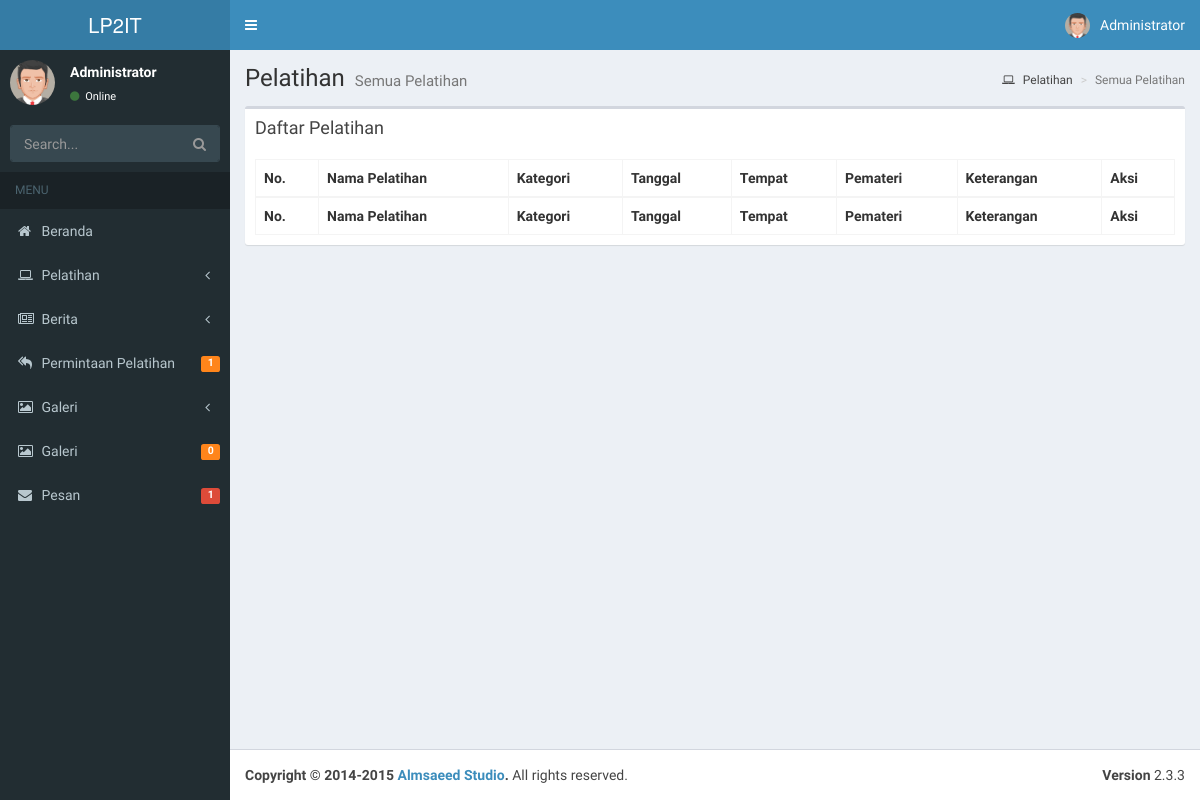
The app's page /index.php/admin/trainingAll, older data.
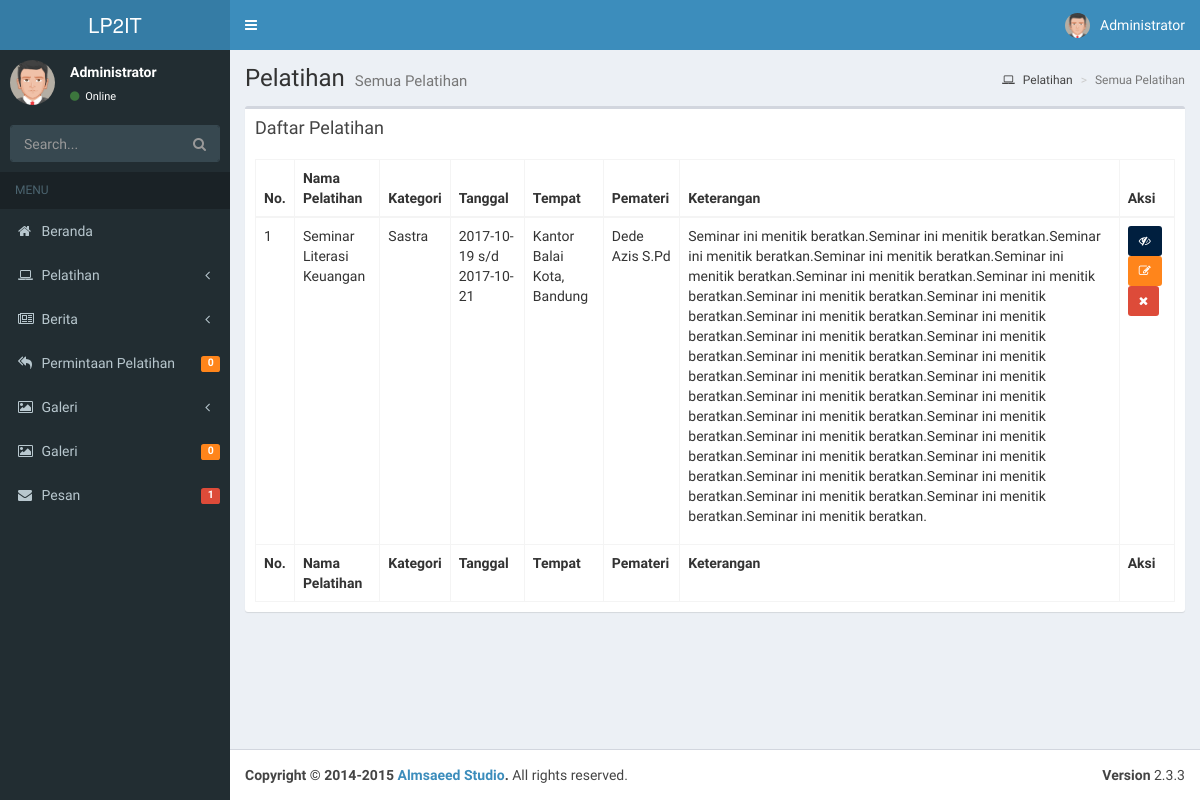
The same page, newer data.
### tables this page shows
CREATE TABLE `tb_pelatihan` (
  `id` int(11) NOT NULL,
  `nama` varchar(255) NOT NULL,
  `kategori` varchar(255) NOT NULL,
  `tempat` varchar(255) NOT NULL,
  `pemateri` varchar(255) NOT NULL,
  `start` date NOT NULL,
  `end` date NOT NULL,
  `path` varchar(255) NOT NULL,
  `stats` tinyint(1) NOT NULL DEFAULT '0',
  `keterangan` text NOT NULL
);

### application/controllers/Admin.php (called while the page is built, shortened)
<?php
class Admin extends CI_Controller {
	private $head;
	public function __construct(){
		$this->head['pelatihan'] = $this->ModelPelatihan->selectAll()->num_rows();
		$this->head['galeri'] = $this->ModelGaleri->selectAll()->num_rows();
		$this->head['berita'] = $this->ModelNews->selectAll()->num_rows();
		$this->head['pesan'] = $this->ModelPesan->selectAll()->num_rows();
		$this->head['request'] = $this->ModelRequest->selectAll()->num_rows();
	}
	public function trainingAll()	{
		$data['all'] = $this->ModelPelatihan->selectAll()->result_array();
		$this->load->view('admin/templates/header',$this->head);
		$this->load->view('admin/trainingAll',$data);
		$this->load->view('admin/templates/footer');
	}
}

### index.php (called while the page is built, shortened)
<?php
require_once BASEPATH.'core/CodeIgniter.php';

### application/models/ModelPelatihan.php (called while the page is built, shortened)
<?php
class ModelPelatihan extends CI_Model {
	public $tableName;
	public function __construct(){
		$this->tableName = "tb_pelatihan";
	}
	public function selectAll($from=0,$offset=0){
		$this->db->select('*');
		$this->db->from($this->tableName);
		$this->db->order_by('id','DESC');
		$this->db->limit($from,$offset);
		return $this->db->get();
	}
}

### application/views/admin/trainingAll.php (the view, shortened to what the changed rows need)
<div class="content-wrapper">
  <section class="content-header">
    <h1>
      Pelatihan
      <small>Semua Pelatihan</small>
    </h1>
  </section>
  <section class="content">
    <div class="row">
      <div class="col-xs-12">
      <div class="box">
          <div class="box-body">
          <table id="dt" class="table table-bordered table-hover">
              <thead>
              <tr>
                  <th>No.</th>
                  <th>Nama Pelatihan</th>
                  <th>Kategori</th>
                  <th>Tanggal</th>
                  <th>Tempat</th>
                  <th>Pemateri</th>
                  <th>Keterangan</th>
                  <th>Aksi</th>
              </tr>
              </thead>
              <tbody>
              <?php
              $i=1;foreach($all as $row){
               ?>
              <tr>
                  <td><?php echo $i++; ?></td>
                  <td><?php echo $row['nama']; ?></td>
                  <td><?php echo $row['kategori']; ?></td>
                  <td><?php echo $row['start']." s/d ".$row['end']; ?></td>
                  <td><?php echo $row['tempat'] ?></td>
                  <td><?php echo $row['pemateri'] ?></td>
                  <td><?php echo $row['keterangan'] ?></td>
                  <td>
                    <button type="button" class="btn btn-sm bg-navy"><i class="fa fa-eye-slash"></i></button>
                    <button type="button" class="btn btn-sm bg-orange"><i class="fa fa-edit"></i></button>
                    <button type="button" class="btn btn-sm bg-red"><i class="fa fa-times"></i></button>
                  </td>
              </tr>
              <?php } ?>
              </tbody>
              <tfoot>
              <tr>
              <th>No.</th>
              <th>Nama Pelatihan</th>
              <th>Kategori</th>
              <th>Tanggal</th>
              <th>Tempat</th>
              <th>Pemateri</th>
              <th>Keterangan</th>
              <th>Aksi</th>
              </tr>
              </tfoot>
          </table>
          </div>
      </div>
      </div>
  </div>
  </section>
</div>

### application/views/admin/templates/header.php (shortened to what the changed rows need)
<!DOCTYPE html>
<html>
<head>
  <link rel="stylesheet" href="<?php echo base_url(); ?>assets/css/bootstrap.min.css">
  <link rel="stylesheet" href="https://cdnjs.cloudflare.com/ajax/libs/font-awesome/4.5.0/css/font-awesome.min.css">
  <link rel="stylesheet" href="https://cdnjs.cloudflare.com/ajax/libs/ionicons/2.0.1/css/ionicons.min.css">
  <link rel="stylesheet" href="<?php echo base_url(); ?>assets/css/AdminLTE/AdminLTE.min.css">
  <link rel="stylesheet" href="<?php echo base_url(); ?>assets/css/AdminLTE/skins/_all-skins.min.css">
  <link rel="stylesheet" href="<?php echo base_url(); ?>plugins/iCheck/flat/blue.css">
  <link rel="stylesheet" href="<?php echo base_url(); ?>plugins/morris/morris.css">
  <link rel="stylesheet" href="<?php echo base_url(); ?>plugins/jvectormap/jquery-jvectormap-1.2.2.css">
  <link rel="stylesheet" href="<?php echo base_url(); ?>plugins/datepicker/datepicker3.css">
  <link rel="stylesheet" href="<?php echo base_url(); ?>plugins/daterangepicker/daterangepicker-bs3.css">
  <link rel="stylesheet" href="<?php echo base_url(); ?>plugins/bootstrap-wysihtml5/bootstrap3-wysihtml5.min.css">
  <link rel="stylesheet" href="<?php echo base_url(); ?>assets/styleadmin.css">
</head>
<body class="hold-transition skin-blue sidebar-mini">
<div class="wrapper">
  <aside class="main-sidebar">
    <section class="sidebar">
      <ul class="sidebar-menu">
        <li class="treeview">
          <a href="<?php echo site_url(); ?>Admin/reqAll">
            <span class="pull-right-container">
              <span class="label bg-orange pull-right"><?php echo $request; ?></span>
            </span>
          </a>
        </li>
      </ul>
    </section>
  </aside>

Row changes from the older to the newer data that the page shows:
added tb_pelatihan: nama "Seminar Literasi Keuangan", kategori "Sastra", start "2017-10-19", end "2017-10-21", tempat "Kantor Balai Kota, Bandung", pemateri "Dede Azis S.Pd", keterangan "Seminar ini menitik beratkan.Seminar ini menitik beratkan.Seminar ini menitik beratkan.Seminar ini menitik beratkan.Seminar ini menitik beratkan.Seminar ini menitik beratkan.Seminar ini menitik beratkan.Seminar ini menitik beratkan.Seminar ini menitik beratkan.Seminar ini menitik beratkan.Seminar ini menitik beratkan.Seminar ini menitik beratkan.Seminar ini menitik beratkan.Seminar ini menitik beratkan.Seminar ini menitik beratkan.Seminar ini menitik beratkan.Seminar ini menitik beratkan.Seminar ini menitik beratkan.Seminar ini menitik beratkan.Seminar ini menitik beratkan.Seminar ini menitik beratkan.Seminar ini menitik beratkan.Seminar ini menitik beratkan.Seminar ini menitik…"
Text that changed along with them:
$request: "1" → "0"
